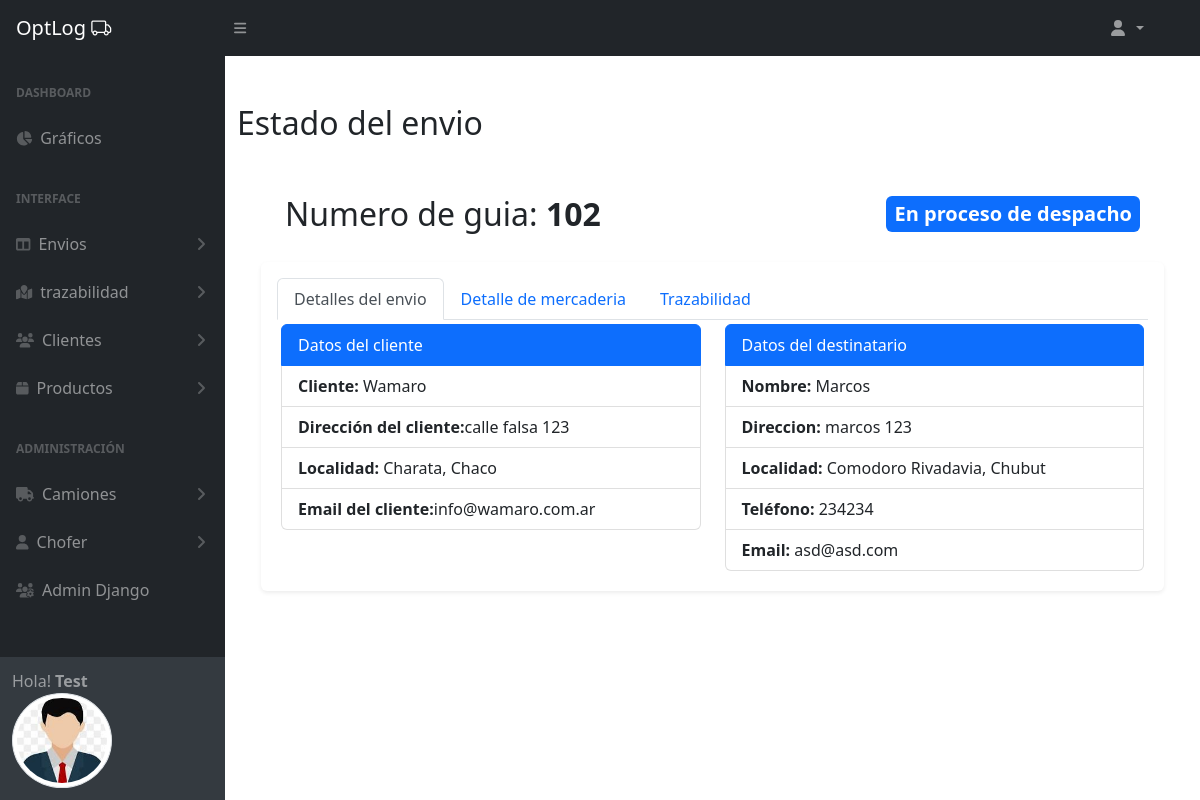
The app's page /envios/3/ (signed in), older data.
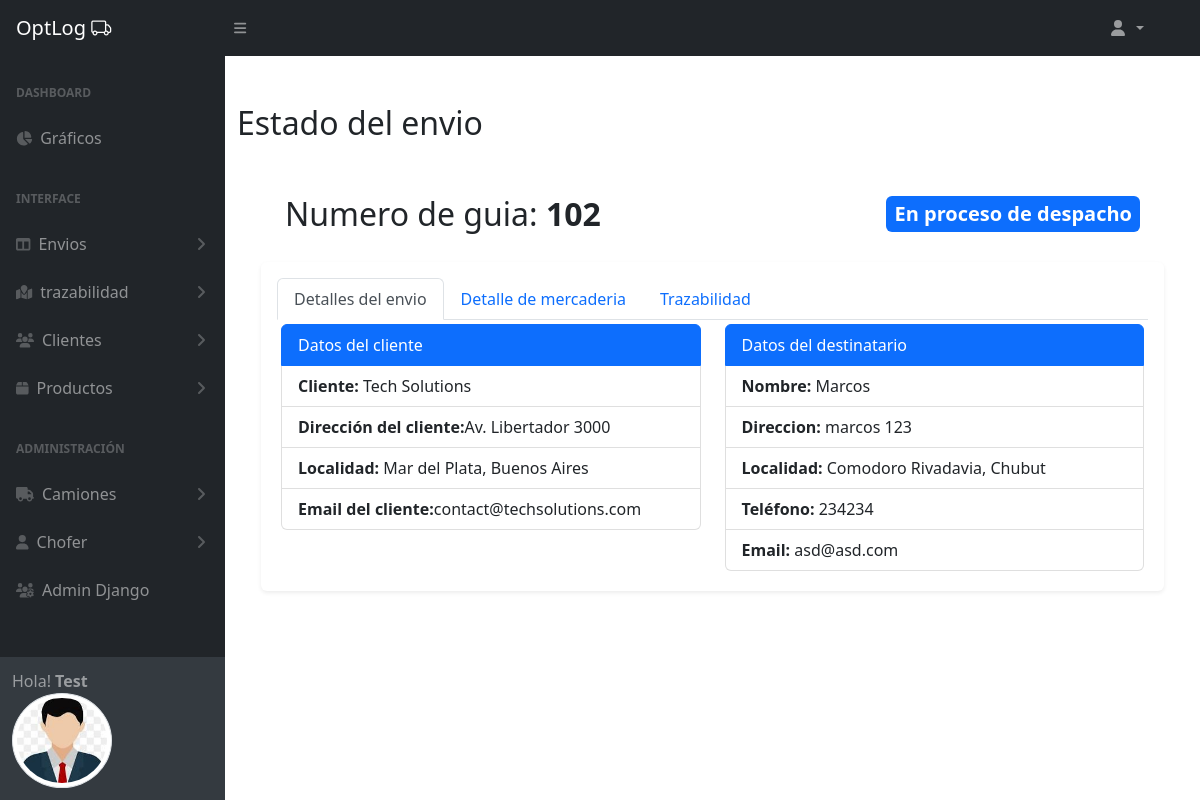
The same page, newer data.
### envios/models.py (models this page shows, shortened)
class Envio(models.Model):
    guia = models.PositiveIntegerField(unique=True, editable=False)
    cliente = models.ForeignKey(Cliente, on_delete=models.CASCADE, related_name='envios')
    productos = models.ManyToManyField(Producto, through='ProductoEnvio')
    destinatario_nombre = models.CharField(max_length=255)
    destinatario_direccion = models.CharField(max_length=255)
    destinatario_telefono = models.CharField(max_length=20)
    destinatario_email = models.EmailField(null=True, blank=True)
    destinatario_localidad = models.ForeignKey(Localidad, on_delete=models.SET_NULL, null=True)
    fecha_creacion = models.DateTimeField(auto_now_add=True)
    anula = models.BooleanField(default=False)
    usuario = models.ForeignKey(User, on_delete=models.SET_NULL, null=True, blank=True, editable=False)
    class Meta:
        verbose_name = 'Envío'
        verbose_name_plural = 'Envios'

### clientes/models.py (models this page shows)
class Cliente(models.Model):
    nombre = models.CharField(max_length=255)
    direccion = models.CharField(max_length=255)
    telefono = models.CharField(max_length=20)
    email = models.EmailField(null=True, blank=True)
    localidad = models.ForeignKey('miscelaneas.Localidad', on_delete=models.SET_NULL, null=True)
    def __str__(self):
        return self.nombre
    class Meta:
        verbose_name = 'Cliente'
        verbose_name_plural = 'Clientes'

### miscelaneas/models.py (models this page shows)
class Localidad(models.Model):
    localidad = models.CharField(max_length=100)
    provincia = models.ForeignKey(Provincia, on_delete=models.CASCADE)
    def __str__(self):
        return f"{self.localidad}, {self.provincia}"
    class Meta:
        verbose_name = 'Localidad'
        verbose_name_plural = 'Localidades'

class Provincia(models.Model):
    nombre = models.CharField(max_length=100)
    def __str__(self):
        return self.nombre

### tracking/models.py (models this page shows, shortened)
class Tracking(models.Model):
    ESTADOS_ENVIO = [
        ('en_proceso_despacho', 'En proceso de despacho'),
        ('asignado_recorrido', 'Asignado a recorrido'),
        ('en_transito', 'En tránsito'),
        ('entregado', 'Entregado'),
        ('rechazado', 'Rechazado'),
    ]
    envio = models.ForeignKey('envios.Envio', on_delete=models.CASCADE, related_name='tracking')
    estado = models.CharField(max_length=50, choices=ESTADOS_ENVIO, default='en_proceso_despacho')
    detalle = models.CharField(max_length=255, null=True, blank=True)
    fecha_actualizacion = models.DateTimeField(auto_now_add=True)
    usuario = models.ForeignKey(User, on_delete=models.SET_NULL, null=True)
    class Meta:
        verbose_name = 'Tracking'
        verbose_name_plural = 'Trackings'

### envios/views.py (the view)
# urls.py: path('<int:pk>/', EnvioDetailView.as_view(), name='envio_detail'),
class EnvioDetailView(LoginRequiredMixin, DetailView):
    model = Envio
    template_name = 'envios/envio_detail.html'
    context_object_name = 'envio'
    def get_context_data(self, **kwargs):
        context = super().get_context_data(**kwargs)
        productos = self.object.productos.all()
        total_bultos = productos.count()
        total_peso = sum(producto.peso for producto in productos)
        total_volumen = sum(producto.volumen for producto in productos)
        context['productos'] = productos
        context['total_bultos'] = total_bultos
        context['total_peso'] = total_peso
        context['total_volumen'] = total_volumen
        return context

### envios/templates/envios/envio_detail.html (shortened to what this page needs)
{% extends 'core/base_admin.html' %}
{% block main %}
<div class="container mt-5">
  <h2>Estado del envio</h2>
  <div class="d-flex align-items-center justify-content-between px-5 mt-5">
    <div class="fs-2 ">
      Numero de guia: <strong>{{envio.guia}}</strong></li>
    </div>
    <div><span class="badge fs-5 p-2
      {% if object.tracking.last.estado == 'en_proceso_despacho' %}
          text-bg-primary
      {% elif object.tracking.last.estado == 'asignado_recorrido' %}
          text-bg-info
      {% elif object.tracking.last.estado == 'en_transito' %}
          text-bg-warning
      {% elif object.tracking.last.estado == 'entregado' %}
          text-bg-success
      {% elif object.tracking.last.estado == 'rechazado' %}
          text-bg-danger
      {% endif %}
  ">
      {{ object.tracking.last.get_estado_display }}
  </span>
    </div>
  </div>
  <div class="shadow-sm p-3 m-4 mb-5 bg-white rounded">
    <ul class="nav nav-tabs" id="myTab" role="tablist">
      <li class="nav-item" role="presentation">
        <button class="nav-link active" id="home-tab" data-bs-toggle="tab" data-bs-target="#home-tab-pane" type="button" role="tab" aria-controls="home-tab-pane" aria-selected="true">Detalles del envio</button>
      </li>
      <li class="nav-item" role="presentation">
        <button class="nav-link" id="profile-tab" data-bs-toggle="tab" data-bs-target="#profile-tab-pane" type="button" role="tab" aria-controls="profile-tab-pane" aria-selected="false">Detalle de mercaderia</button>
      </li>
      <li class="nav-item" role="presentation">
        <button class="nav-link" id="contact-tab" data-bs-toggle="tab" data-bs-target="#contact-tab-pane" type="button" role="tab" aria-controls="contact-tab-pane" aria-selected="false">Trazabilidad</button>
      </li>
    </ul>
    <div class="tab-content" id="myTabContent">
      <div class="tab-pane fade show active p-1" id="home-tab-pane" role="tabpanel" aria-labelledby="home-tab" tabindex="0">
        <div class="row">
          <div class="col-12 col-md-6  ">
            <ul class="list-group">
              <li class="list-group-item active" aria-current="true">Datos del cliente</li>
              <li class="list-group-item"><strong>Cliente:</strong> {{envio.cliente | capfirst}}</li>
              <li class="list-group-item"><strong>Dirección del cliente:</strong>{{ envio.cliente.direccion }}</li>
              <li class="list-group-item"><strong>Localidad: </strong>{{envio.cliente.localidad}} </li>
              <li class="list-group-item"><strong>Email del cliente:</strong>{{ envio.cliente.email }}</li>
            </ul>
          </div>
          <div class="col-12 col-md-6  ">
            <ul class="list-group">
              <li class="list-group-item active" aria-current="true">Datos del destinatario</li>
              <li class="list-group-item"><strong>Nombre:</strong> {{envio.destinatario_nombre}}</li>
              <li class="list-group-item"><strong>Direccion:</strong> {{envio.destinatario_direccion}}</li>
              <li class="list-group-item"><strong>Localidad: </strong>{{envio.destinatario_localidad}}</li>
              <li class="list-group-item"><strong>Teléfono:</strong> {{envio.destinatario_telefono}}</li>
              <li class="list-group-item"><strong>Email:</strong> {{envio.destinatario_email}}</li>
            </ul>
          </div>
        </div>
      </div>
    </div>
  </div>
</div>
</div>
</div>
{% endblock main %}

Row changes from the older to the newer data that the page shows:
changed through a linked row, Envio "Marcos": cliente "Wamaro" → "Tech Solutions"; cliente.direccion "calle falsa 123" → "Av. Libertador 3000"; cliente.localidad "Charata, Chaco" → "Mar del Plata, Buenos Aires"; cliente.email "info@wamaro.com.ar" → "contact@techsolutions.com"
